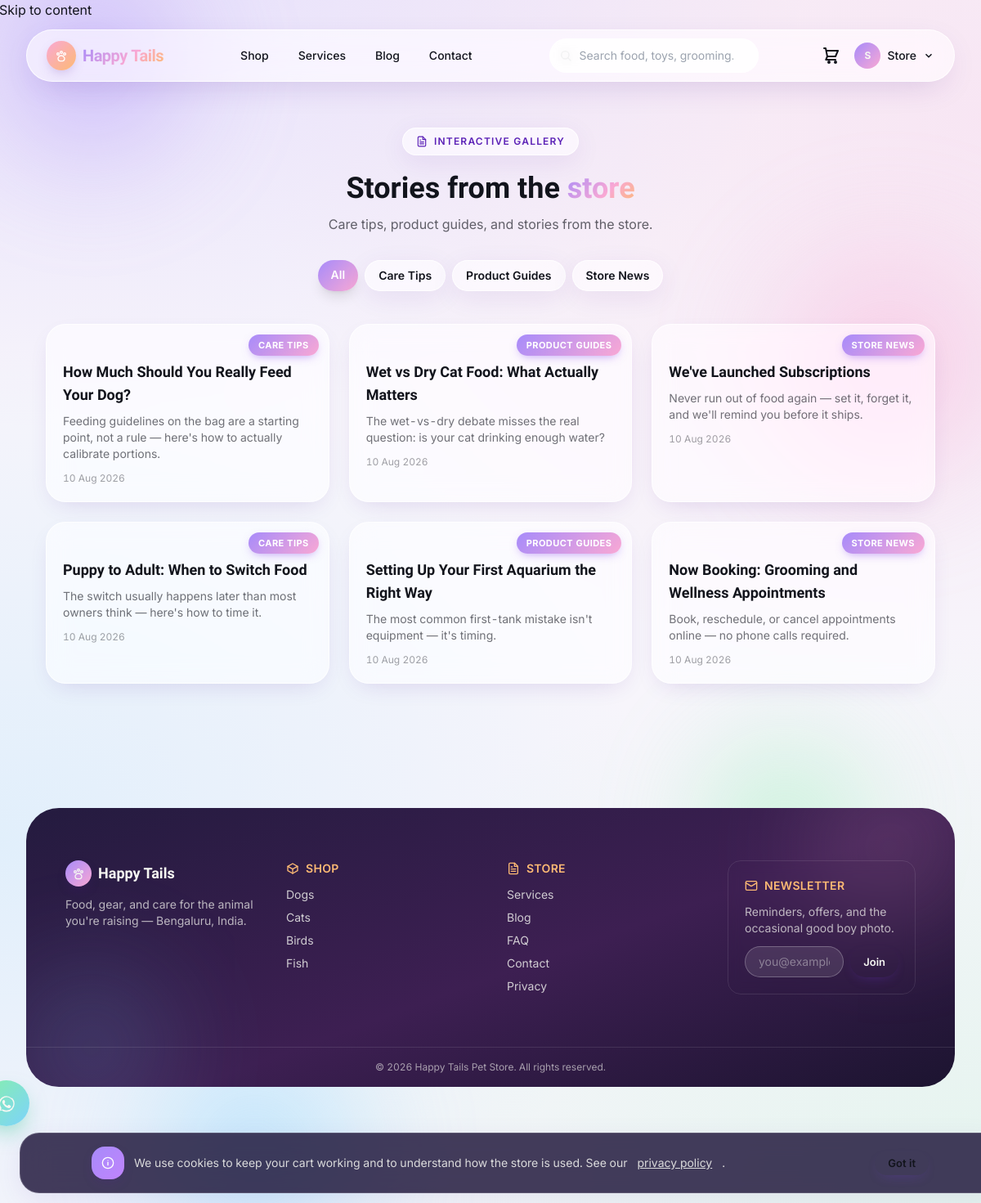
The page /blog (signed in) on the database its author committed.
### tables this page shows
CREATE TABLE users (
    id INTEGER PRIMARY KEY AUTOINCREMENT,
    role_id INT NOT NULL,
    name VARCHAR(150) NOT NULL,
    email VARCHAR(191) NOT NULL,
    phone VARCHAR(20) NULL,
    referral_code VARCHAR(20) NULL,
    google_id VARCHAR(50) NULL,
    password_hash VARCHAR(255) NULL,
    is_active INTEGER NOT NULL DEFAULT 1,
    email_verified_at DATETIME NULL,
    two_factor_secret VARCHAR(191) NULL,
    two_factor_enabled INTEGER NOT NULL DEFAULT 0,
    must_reset_password INTEGER NOT NULL DEFAULT 0,
    last_login_at DATETIME NULL,
    last_login_ip VARCHAR(45) NULL,
    created_at DATETIME NOT NULL,
    updated_at DATETIME NOT NULL,
    deleted_at DATETIME NULL,
    CONSTRAINT users_role_fk FOREIGN KEY (role_id) REFERENCES roles(id)
    );

CREATE TABLE blog_categories (
    id INTEGER PRIMARY KEY AUTOINCREMENT,
    name VARCHAR(100) NOT NULL,
    slug VARCHAR(120) NOT NULL,
    created_at DATETIME NOT NULL,
    updated_at DATETIME NOT NULL
    );

CREATE TABLE blog_posts (
    id INTEGER PRIMARY KEY AUTOINCREMENT,
    blog_category_id INT NULL,
    author_user_id INT NULL,
    title VARCHAR(200) NOT NULL,
    slug VARCHAR(220) NOT NULL,
    excerpt VARCHAR(300) NULL,
    body TEXT NOT NULL,
    cover_image_path VARCHAR(255) NULL,
    status TEXT NOT NULL DEFAULT 'draft' CHECK (status IN ('draft','published')),
    published_at DATETIME NULL,
    meta_title VARCHAR(200) NULL,
    meta_description VARCHAR(300) NULL,
    created_at DATETIME NOT NULL,
    updated_at DATETIME NOT NULL,
    CONSTRAINT blog_posts_category_fk FOREIGN KEY (blog_category_id) REFERENCES blog_categories(id) ON DELETE SET NULL,
    CONSTRAINT blog_posts_author_fk FOREIGN KEY (author_user_id) REFERENCES users(id) ON DELETE SET NULL
    );

### app/Views/site/blog/index.php (the view, shortened to what the rows shown need)
<section class="mx-auto max-w-6xl px-4 sm:px-6 lg:px-8 py-14">
  <div class="text-center max-w-xl mx-auto" data-reveal>
    <p class="glass inline-flex items-center gap-2 rounded-full text-[#5b21b6] text-xs font-semibold uppercase tracking-widest px-4 py-2">
      <?= icon('document', 'h-3.5 w-3.5') ?> Interactive gallery
    </p>
    <h1 class="font-display mt-5 text-4xl font-bold">Stories from the <span class="text-gradient">store</span></h1>
    <p class="mt-3 text-ink/65">Care tips, product guides, and stories from the store.</p>
  </div>
  <?php if ($categories !== []): ?>
    <div class="mt-8 flex flex-wrap justify-center gap-2" data-reveal>
      <a href="/blog" class="text-sm font-semibold px-4 py-2 rounded-full transition-all duration-200 <?= $activeCategory === null ? 'text-white shadow-lg' : 'glass hover:-translate-y-0.5' ?>" <?= $activeCategory === null ? 'style="background: linear-gradient(135deg, var(--lav), var(--blush));"' : '' ?>>All</a>
      <?php foreach ($categories as $c): ?>
        <a href="/blog?category=<?= e($c['slug']) ?>" class="text-sm font-semibold px-4 py-2 rounded-full transition-all duration-200 <?= ($activeCategory['id'] ?? null) === $c['id'] ? 'text-white shadow-lg' : 'glass hover:-translate-y-0.5' ?>" <?= ($activeCategory['id'] ?? null) === $c['id'] ? 'style="background: linear-gradient(135deg, var(--lav), var(--blush));"' : '' ?>><?= e($c['name']) ?></a>
      <?php endforeach; ?>
    </div>
  <?php endif; ?>
  <?php if ($posts === []): ?>
    <p class="mt-10 text-center text-ink/60">No posts yet — check back soon.</p>
  <?php else: ?>
    <div class="mt-10 grid sm:grid-cols-2 lg:grid-cols-3 gap-6">
      <?php foreach ($posts as $i => $post): ?>
        <a href="/blog/<?= e($post['slug']) ?>" class="card-tag card-tag--pop p-5 group" data-reveal style="transition-delay:<?= ($i % 6) * 70 ?>ms">
          <?php if ($post['category_name']): ?><div class="card-tag__tab"><?= e($post['category_name']) ?></div><?php endif; ?>
          <h2 class="font-display text-lg font-semibold group-hover:text-[#7c3aed] transition-colors duration-150 <?= $post['category_name'] ? 'mt-6' : '' ?>"><?= e($post['title']) ?></h2>
          <p class="mt-2 text-sm text-ink/60"><?= e($post['excerpt'] ?? '') ?></p>
          <p class="mt-3 text-xs text-ink/40"><?= date('d M Y', strtotime((string) $post['published_at'])) ?></p>
        </a>
      <?php endforeach; ?>
    </div>
  <?php endif; ?>
</section>

### app/Core/Router.php (shortened to what the rows shown need)
<?php
final class Router
{
    private array $routes = [
        'GET' => [], 'POST' => [], 'PUT' => [], 'PATCH' => [], 'DELETE' => [],
    ];
    private string $groupPrefix = '';
    private array $groupMiddleware = [];
    public function group(array $attrs, callable $callback): void
    {
        $previousPrefix = $this->groupPrefix;
        $previousMiddleware = $this->groupMiddleware;
        $this->groupPrefix = $previousPrefix . ($attrs['prefix'] ?? '');
        $this->groupMiddleware = [...$previousMiddleware, ...($attrs['middleware'] ?? [])];
        $this->groupPrefix = $previousPrefix;
        $this->groupMiddleware = $previousMiddleware;
    }
    private function add(string $method, string $uri, mixed $handler, array $middleware): void
    {
        $uri = $this->groupPrefix . $uri;
        $uri = '/' . trim($uri, '/');
        $paramNames = [];
        $pattern = preg_replace_callback('#\{([a-zA-Z_][a-zA-Z0-9_]*)\}#', static function (array $m) use (&$paramNames) {
            $paramNames[] = $m[1];
            return '([^/]+)';
        }, $uri);
        $this->routes[$method][] = [
            'uri' => $uri,
            'pattern' => '#^' . $pattern . '$#',
            'handler' => $handler,
            'middleware' => [...$this->groupMiddleware, ...$middleware],
            'params' => $paramNames,
        ];
    }
    public function dispatch(Request $request): void
    {
        $method = $request->method();
        $path = $request->path();
        foreach ($this->routes[$method] ?? [] as $route) {
            if (preg_match($route['pattern'], $path, $matches)) {
                array_shift($matches);
                $params = array_combine($route['params'], $matches);
                $pipeline = array_reduce(
                    array_reverse($route['middleware']),
                    fn (callable $next, string $spec) => fn () => $this->resolveMiddleware($spec)->handle($request, $next),
                    fn () => $this->callHandler($route['handler'], $request, $params),
                );
                $pipeline();
                return;
            }
        }
    }
    private function resolveMiddleware(string $spec): object
    {
        $args = [];
        return new $class(...$args);
    }
    private function callHandler(mixed $handler, Request $request, array $params): mixed
    {
        if (is_array($handler)) {
            [$class, $method] = $handler;
            $controller = new $class();
            return $controller->{$method}($request, ...array_values($params));
        }
        throw new \RuntimeException('Invalid route handler');
    }
}

### app/Views/layouts/site.php (shortened to what the rows shown need)
<!doctype html>
<html lang="en">
<head>
<script src="https://cdn.tailwindcss.com"></script>
<link rel="stylesheet" href="/assets/css/app.css">
</head>
<body class="site-shell text-ink font-sans antialiased">
<div class="site-blob-layer" aria-hidden="true">
  <div class="site-blob site-blob--1"></div>
  <div class="site-blob site-blob--2"></div>
  <div class="site-blob site-blob--3"></div>
  <div class="site-blob site-blob--4"></div>
</div>
<a href="#main" class="sr-only focus:not-sr-only focus:absolute focus:top-2 focus:left-2 focus:z-50 focus:bg-leash focus:text-paper focus:px-4 focus:py-2">Skip to content</a>
<?php
  $cartItemCount = 0;
  if (auth()->check()) {
    $cartRow = \App\Core\Database::instance()->selectOne('SELECT id FROM carts WHERE user_id = :uid ORDER BY id DESC LIMIT 1', ['uid' => auth()->id()]);
    if ($cartRow) { $cartItemCount = \App\Models\Cart::itemCount((int) $cartRow['id']); }
  } elseif (!empty($_COOKIE['petshop_cart'])) {
    $cartRow = \App\Core\Database::instance()->selectOne('SELECT id FROM carts WHERE session_token = :t LIMIT 1', ['t' => $_COOKIE['petshop_cart']]);
    if ($cartRow) { $cartItemCount = \App\Models\Cart::itemCount((int) $cartRow['id']); }
  }
?>
<header class="sticky top-0 z-40 px-3 sm:px-6 lg:px-8 pt-3" x-data="{ open: false }">
  <div class="mx-auto max-w-7xl">
    <div class="site-nav flex h-16 items-center justify-between rounded-full px-4 sm:px-6 transition-shadow duration-300">
      <a href="/" class="flex items-center gap-2 font-display text-xl font-bold tracking-tight">
        <span class="icon-chip icon-chip-leash !w-9 !h-9 !rounded-full"><?= icon('paw', 'h-4 w-4') ?></span>
        <span class="text-gradient">Happy&nbsp;Tails</span>
      </a>
      <nav class="hidden md:flex items-center gap-1 text-sm font-medium" aria-label="Primary">
        <a href="/shop" class="rounded-full px-4 py-2 transition-colors duration-200 hover:bg-white/60 hover:text-[#7c3aed]">Shop</a>
        <a href="/services" class="rounded-full px-4 py-2 transition-colors duration-200 hover:bg-white/60 hover:text-[#7c3aed]">Services</a>
        <a href="/blog" class="rounded-full px-4 py-2 transition-colors duration-200 hover:bg-white/60 hover:text-[#7c3aed]">Blog</a>
        <a href="/contact" class="rounded-full px-4 py-2 transition-colors duration-200 hover:bg-white/60 hover:text-[#7c3aed]">Contact</a>
      </nav>
      <div class="hidden md:block relative w-64"
           x-data="{ q: '', results: [], open: false, timer: null,
                      search() { clearTimeout(this.timer); this.timer = setTimeout(async () => {
                        if (this.q.length < 2) { this.results = []; return; }
                        const res = await fetch('/api/v1/search/autocomplete?q=' + encodeURIComponent(this.q));
                        const data = await res.json();
                        this.results = data.results; this.open = true;
                      }, 200); } }"
           @click.outside="open = false">
        <span class="pointer-events-none absolute left-3 top-1/2 -translate-y-1/2 text-ink/40"><?= icon('search', 'h-4 w-4') ?></span>
        <input id="site-search" type="search" x-model="q" @input="search()" @focus="open = results.length > 0"
               placeholder="Search food, toys, grooming…" autocomplete="off"
               class="input !rounded-full pl-9 !bg-white/70 !border-white/80 text-sm">
      </div>
      <div class="flex items-center gap-4">
        <a href="/cart" class="relative flex items-center justify-center text-ink hover:text-[#7c3aed] transition-colors duration-150" aria-label="Cart<?= $cartItemCount > 0 ? ' — ' . $cartItemCount . ' item' . ($cartItemCount === 1 ? '' : 's') : '' ?>">
          <?= icon('cart', 'h-6 w-6') ?>
        </a>
        <?php if (auth()->check()): ?>
          <?php $navUser = auth()->user(); ?>
          <div class="relative" x-data="{ userMenuOpen: false }" @click.outside="userMenuOpen = false" @keydown.escape="userMenuOpen = false">
            <button type="button" @click="userMenuOpen = !userMenuOpen" :aria-expanded="userMenuOpen" aria-haspopup="true"
                    class="flex items-center gap-2 hover:text-[#7c3aed] transition-colors duration-150">
              <span class="flex h-8 w-8 shrink-0 items-center justify-center rounded-full text-paper text-xs font-bold" style="background: linear-gradient(135deg, var(--lav), var(--blush));" aria-hidden="true">
                <?= e(mb_strtoupper(mb_substr($navUser['name'], 0, 1))) ?>
              </span>
              <span class="hidden lg:inline text-sm font-medium max-w-[8rem] truncate"><?= e(explode(' ', (string) $navUser['name'])[0]) ?></span>
              <svg width="14" height="14" viewBox="0 0 24 24" fill="none" stroke="currentColor" stroke-width="2.5" aria-hidden="true"
                   class="hidden lg:block transition-transform duration-150" :class="userMenuOpen ? 'rotate-180' : ''">
                <path d="M6 9l6 6 6-6"/>
              </svg>
            </button>
          </div>
        <?php else: ?>
          <a href="/account/login" class="btn btn-primary btn-sm">Login</a>
        <?php endif; ?>
      </div>
    </div>
  </div>
</header>
<main id="main">
<?= \App\Core\View::section('content') ?>
</main>
<footer class="mt-24 mx-3 sm:mx-6 lg:mx-8 mb-3 rounded-[2.5rem] text-paper overflow-hidden relative" style="background: linear-gradient(160deg, #241b3f, #3d1f52 55%, #1c1430);">
  <div class="pointer-events-none absolute -top-24 -right-16 w-72 h-72 rounded-full opacity-25 blur-3xl" style="background: radial-gradient(circle, var(--blush), transparent 70%);"></div>
  <div class="pointer-events-none absolute -bottom-24 -left-16 w-72 h-72 rounded-full opacity-25 blur-3xl" style="background: radial-gradient(circle, var(--skyb), transparent 70%);"></div>
  <div class="relative mx-auto max-w-7xl px-6 sm:px-10 lg:px-12 py-16 grid grid-cols-1 md:grid-cols-4 gap-10">
    <div>
      <p class="flex items-center gap-2 font-display text-lg font-bold">
        <span class="icon-chip !w-8 !h-8" style="background: linear-gradient(135deg, var(--lav), var(--blush));"><?= icon('paw', 'h-4 w-4') ?></span>
        Happy Tails
      </p>
      <p class="mt-3 text-sm text-paper/70">Food, gear, and care for the animal you're raising — Bengaluru, India.</p>
    </div>
    <div>
      <p class="flex items-center gap-2 text-sm font-semibold uppercase tracking-wide" style="color: var(--peach);"><?= icon('box', 'h-4 w-4') ?> Shop</p>
      <ul class="mt-3 space-y-2 text-sm text-paper/80">
        <li><a href="/shop?pet=dog" class="hover:text-paper">Dogs</a></li>
        <li><a href="/shop?pet=cat" class="hover:text-paper">Cats</a></li>
        <li><a href="/shop?pet=bird" class="hover:text-paper">Birds</a></li>
        <li><a href="/shop?pet=fish" class="hover:text-paper">Fish</a></li>
      </ul>
    </div>
    <div>
      <p class="flex items-center gap-2 text-sm font-semibold uppercase tracking-wide" style="color: var(--peach);"><?= icon('document', 'h-4 w-4') ?> Store</p>
      <ul class="mt-3 space-y-2 text-sm text-paper/80">
        <li><a href="/services" class="hover:text-paper">Services</a></li>
        <li><a href="/blog" class="hover:text-paper">Blog</a></li>
        <li><a href="/faq" class="hover:text-paper">FAQ</a></li>
        <li><a href="/contact" class="hover:text-paper">Contact</a></li>
        <li><a href="/legal/privacy" class="hover:text-paper">Privacy</a></li>
      </ul>
    </div>
    <div class="rounded-2xl bg-white/8 backdrop-blur p-5 border border-white/10">
      <p class="flex items-center gap-2 text-sm font-semibold uppercase tracking-wide" style="color: var(--peach);"><?= icon('mail', 'h-4 w-4') ?> Newsletter</p>
      <p class="mt-3 text-sm text-paper/70">Reminders, offers, and the occasional good boy photo.</p>
      <form method="POST" action="/newsletter/subscribe" class="mt-3 flex gap-2">
        <input id="newsletter-email" type="email" name="email" required placeholder="you@example.com"
               class="min-w-0 flex-1 rounded-full border border-white/25 bg-white/10 px-4 py-2 text-sm placeholder:text-paper/40 focus:border-white/60 outline-none">
        <button type="submit" class="btn btn-sm shrink-0">Join</button>
      </form>
    </div>
  </div>
  <div class="relative border-t border-white/10 py-4 text-center text-xs text-paper/60">
    &copy; <?= date('Y') ?> Happy Tails Pet Store. All rights reserved.
  </div>
</footer>
<a href="https://wa.me/910000000000" target="_blank" rel="noopener" aria-label="Chat on WhatsApp"
   class="pulse-ring soft-drift fixed bottom-5 right-5 z-40 flex h-14 w-14 items-center justify-center rounded-full text-paper shadow-lg hover:scale-110 transition-transform duration-150"
   style="background: linear-gradient(135deg, var(--mint), var(--skyb)); box-shadow: 0 12px 28px -8px rgba(16,185,129,0.5);">
</a>
<div x-data="{ visible: !localStorage.getItem('petshop_cookie_consent') }" x-show="visible" x-cloak x-transition.origin.bottom
     class="glass fixed inset-x-3 sm:inset-x-6 bottom-3 z-50 rounded-3xl px-5 py-4 sm:px-6" style="background: rgba(36, 27, 63, 0.85); border-color: rgba(255,255,255,0.15);">
  <div class="mx-auto max-w-5xl flex flex-col sm:flex-row items-center justify-between gap-3">
    <p class="flex items-center gap-3 text-sm text-paper/85">
      <span class="icon-chip icon-chip-plum shrink-0"><?= icon('info', 'h-4 w-4') ?></span>
      We use cookies to keep your cart working and to understand how the store is used. See our <a href="/legal/privacy" class="underline">privacy policy</a>.
    </p>
    <button type="button" @click="localStorage.setItem('petshop_cookie_consent','1'); visible = false"
            class="btn btn-sm shrink-0">Got it</button>
  </div>
</div>
</body>
</html>

### rows shown on the page
users: name "S", name "Store"
blog_categories: name "Care Tips"
blog_categories: name "Product Guides"
blog_categories: name "Store News"
blog_posts: blog_category.name "CARE TIPS", title "How Much Should You Really Feed Your Dog?", excerpt "Feeding guidelines on the bag are a starting point, not a rule — here's how to actually calibrate portions.", published_at "10 Aug 2026"
blog_posts: blog_category.name "PRODUCT GUIDES", title "Wet vs Dry Cat Food: What Actually Matters", excerpt "The wet-vs-dry debate misses the real question: is your cat drinking enough water?", published_at "10 Aug 2026"
blog_posts: blog_category.name "STORE NEWS", title "We've Launched Subscriptions", excerpt "Never run out of food again — set it, forget it, and we'll remind you before it ships.", published_at "10 Aug 2026"
blog_posts: blog_category.name "CARE TIPS", title "Puppy to Adult: When to Switch Food", excerpt "The switch usually happens later than most owners think — here's how to time it.", published_at "10 Aug 2026"
blog_posts: blog_category.name "PRODUCT GUIDES", title "Setting Up Your First Aquarium the Right Way", excerpt "The most common first-tank mistake isn't equipment — it's timing.", published_at "10 Aug 2026"
blog_posts: blog_category.name "STORE NEWS", title "Now Booking: Grooming and Wellness Appointments", excerpt "Book, reschedule, or cancel appointments online — no phone calls required.", published_at "10 Aug 2026"
